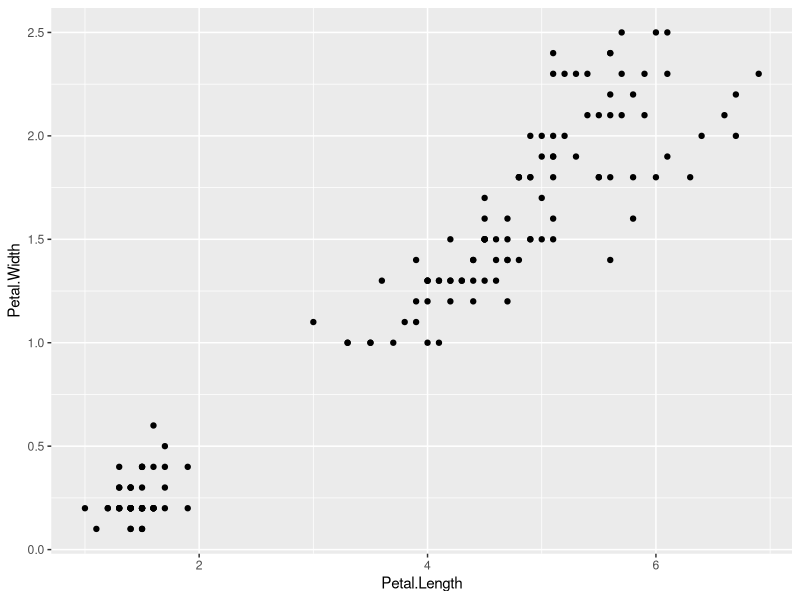
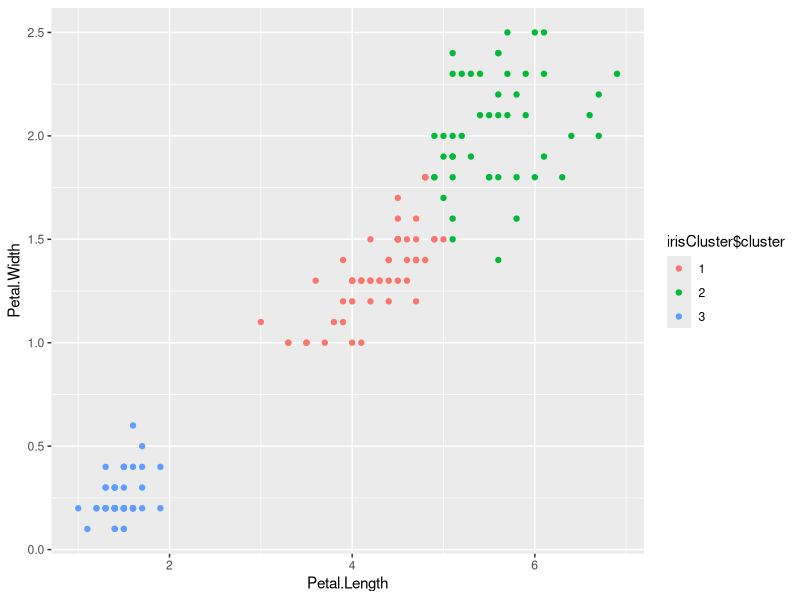

Here is the R script that generated these plots, in order:
library(datasets)
head(iris)

library(ggplot2)
ggplot(iris, aes(Petal.Length, Petal.Width)) + geom_point()


set.seed(20)


irisCluster <- kmeans(iris[, 3:4], 3, nstart = 20)
irisCluster

table(irisCluster$cluster, iris$Species)


irisCluster$cluster <- as.factor(irisCluster$cluster)
ggplot(iris, aes(Petal.Length, Petal.Width, color = irisCluster$cluster)) + geom_point()
